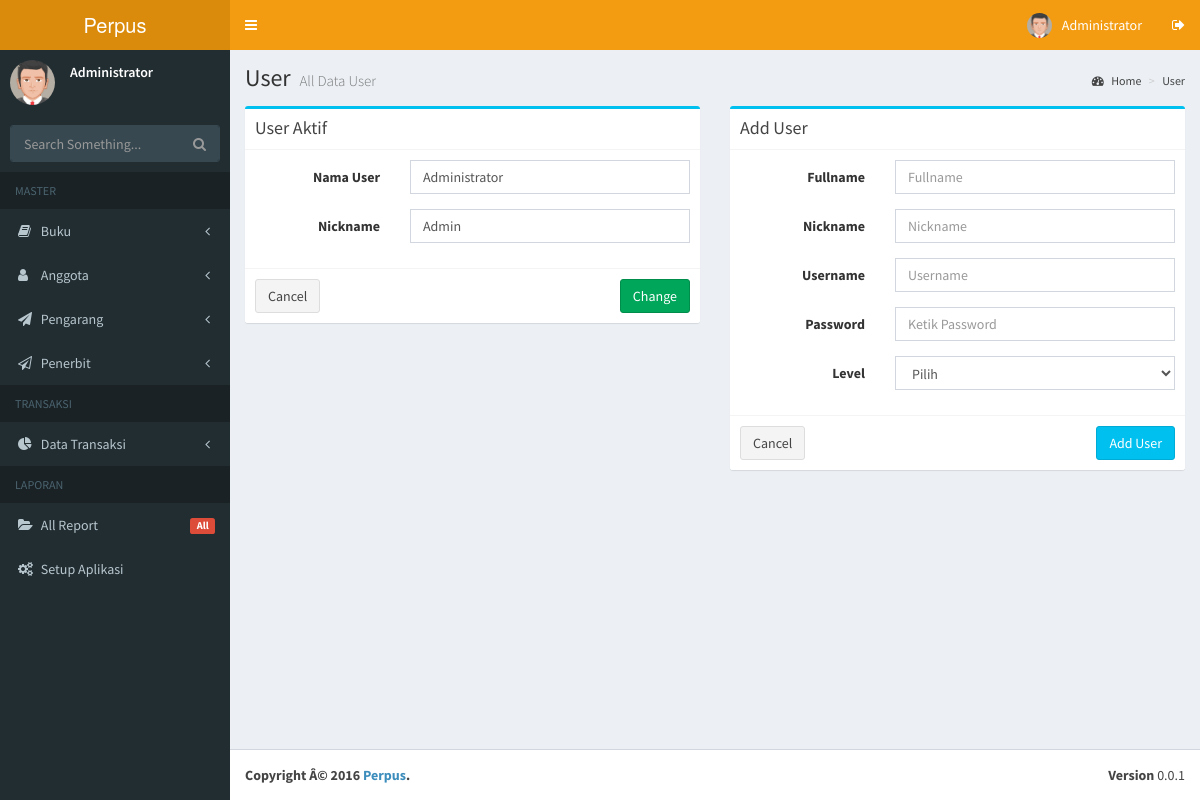
The app's page /admin.php?page=user (signed in) with its own data.
### tables this page shows
CREATE TABLE `setup` (
  `app_title` text NOT NULL,
  `app_version` text NOT NULL,
  `app_description` text NOT NULL,
  `app_footer` text NOT NULL,
  `app_theme` text NOT NULL
);

CREATE TABLE `tb_petugas` (
  `id` int(11) NOT NULL,
  `fullname` varchar(50) NOT NULL,
  `nickname` varchar(20) NOT NULL,
  `username` varchar(30) NOT NULL,
  `password` varchar(100) NOT NULL,
  `level` varchar(50) NOT NULL
);

### content/user.php (the view, shortened to what this page needs)
<?php
                            include('config/koneksi.php');
                            $result = mysqli_query($connect, "SELECT * FROM tb_petugas WHERE username='$_SESSION[username]'");
                            $row=mysqli_fetch_array($result);
                            ?>
      <div class="content-wrapper">
        <section class="content-header">
          <h1>
            User
            <small>All Data User</small>
          </h1>
          <ol class="breadcrumb">
            <li><a href="#"><i class="fa fa-dashboard"></i> Home</a></li>
            <li><a href="#">User</a></li>
          </ol>
        </section>
        <section class="content">
          <div class="row">
            <div class="col-md-6">
              <div class="box box-info">
                <div class="box-header with-border">
                  <h3 class="box-title">User Aktif</h3>
                </div>
                <form class="form-horizontal" action="excecute/user.php" method="post">
                  <div class="box-body">
					<div class="form-group">
                      <label class="col-sm-4 control-label">Nama User</label>
                      <div class="col-sm-8">
                        <input type="text" name="fullname" value="<?php echo $row['fullname'];?>" required="" class="form-control" placeholder="Nama Aplikasi">
                      </div>
                    </div>
					<div class="form-group">
                      <label class="col-sm-4 control-label">Nickname</label>
                      <div class="col-sm-8">
                        <input type="text" name="nickname" value="<?php echo $row['nickname'];?>" required="" class="form-control" placeholder="Version">
                      </div>
                    </div>
                  </div>
                  <div class="box-footer">
                    <a href="javascript:history.back()" class="btn btn-default">Cancel</a>
                    <button type="submit" name="changeuser" class="btn btn-success pull-right">Change</button>
                  </div>
                </form>
              </div>
            </div>
			<div class="col-md-6">
              <div class="box box-info">
                <div class="box-header with-border">
                  <h3 class="box-title">Add User</h3>
                </div>
                <form class="form-horizontal" action="excecute/user.php" method="post">
                  <div class="box-body">
					<div class="form-group">
                      <label class="col-sm-4 control-label">Fullname</label>
                      <div class="col-sm-8">
                        <input type="text" name="fname" required="" class="form-control" placeholder="Fullname">
                      </div>
                    </div>
					<div class="form-group">
                      <label class="col-sm-4 control-label">Nickname</label>
                      <div class="col-sm-8">
                        <input type="text" name="nname" required="" class="form-control" placeholder="Nickname">
                      </div>
                    </div>
					<div class="form-group">
                      <label class="col-sm-4 control-label">Username</label>
                      <div class="col-sm-8">
                        <input type="text" name="username" required="" class="form-control" placeholder="Username">
                      </div>
                    </div>
					<div class="form-group">
                      <label class="col-sm-4 control-label">Password</label>
                      <div class="col-sm-8">
                        <input type="password" name="password" required="" class="form-control" placeholder="Ketik Password">
                      </div>
                    </div>
					<div class="form-group">
                      <label class="col-sm-4 control-label">Level</label>
                      <div class="col-sm-8">
						<select class="form-control" name="level">
							<option selected="selected">Pilih</option>
						</select>
						</div>
					</div>
                  </div>
                  <div class="box-footer">
                    <a href="javascript:history.back()" class="btn btn-default">Cancel</a>
                    <button type="submit" name="adduser" class="btn btn-info pull-right">Add User</button>
                  </div>
                </form>
              </div>
            </div>
          </div>
        </section>
      </div>

### admin.php (shortened to what this page needs)
<?php
if(!isset($_SESSION['username'])){?>
<script>
window.location.replace("login.php");
</script>
<?php }else{
include "head.php";
$pages_dir = 'content';
        if(!empty($_GET['page'])){
            $pages = scandir($pages_dir, 0);
            unset($pages[0], $pages[1]);
            $p = $_GET['page'];
            if(in_array($p.'.php', $pages)){
                include($pages_dir.'/'.$p.'.php');
            } else {
                echo '<center><h1>404 Page Not Found</h1><hr></center>';
            }
        } else {
            include($pages_dir.'/home.php');
        }
include "footer.php";
}
?>

### head.php (shortened to what this page needs)
<?php
                            include('config/koneksi.php');
                            $appquery = mysqli_query($connect, "SELECT * FROM setup LIMIT 1");
                            $app=mysqli_fetch_array($appquery);
							              $level = $_SESSION['level'];
                            ?>
<!DOCTYPE html>
<html>
  <head>
    <link rel="stylesheet" href="bootstrap/css/bootstrap.min.css">
    <link rel="stylesheet" href="https://maxcdn.bootstrapcdn.com/font-awesome/4.4.0/css/font-awesome.min.css">
    <link rel="stylesheet" href="https://code.ionicframework.com/ionicons/2.0.1/css/ionicons.min.css">
    <link rel="stylesheet" href="plugins/datatables/dataTables.bootstrap.css">
    <link rel="stylesheet" href="dist/css/AdminLTE.min.css">
    <link rel="stylesheet" href="dist/css/skins/_all-skins.min.css">
    <link rel="stylesheet" href="plugins/select2/select2.min.css">
  </head>
  <body class="hold-transition <?php echo $app['app_theme'];?> layout-boxed">
    <div class="wrapper">
      <header class="main-header">
        <a href="admin.php" class="logo">
          <span class="logo-lg"><?php echo $app['app_title'];?></span>
        </a>
        <nav class="navbar navbar-static-top" role="navigation">
          <a href="#" class="sidebar-toggle" data-toggle="offcanvas" role="button">
          </a>
          <div class="navbar-custom-menu">
            <ul class="nav navbar-nav">
              <li class="dropdown user user-menu">
                <a href="#" class="dropdown-toggle" data-toggle="dropdown">
                  <img src="dist/img/avatar5.png" class="user-image" alt="User Image">
                  <span class="hidden-xs"><?php echo $_SESSION['nm_petugas']; ?></span>
                </a>
              </li>
              <li>
                <a href="logout.php"><i class="fa fa-sign-out"></i></a>
              </li>
            </ul>
          </div>
        </nav>
      </header>
      <aside class="main-sidebar">
        <section class="sidebar">
          <div class="user-panel">
            <div class="pull-left image">
              <img src="dist/img/avatar5.png" class="img-circle" alt="User Image">
            </div>
            <div class="pull-left info">
              <p><?php echo $_SESSION['nm_petugas']; ?></p>
            </div>
          </div>
          <form action="search.php" method="get" class="sidebar-form">
            <div class="input-group">
              <input type="text" name="q" class="form-control" placeholder="Search Something...">
              <span class="input-group-btn">
                <button type="submit" id="search-btn" class="btn btn-flat"><i class="fa fa-search"></i></button>
              </span>
            </div>
          </form>
          <?php if ($level == 'admin'){?>
		  <ul class="sidebar-menu">
		        <li class="header">MASTER</li>
			<li class="treeview">
              <a href="#">
                <i class="fa fa-book"></i>
                <span>Buku</span>
                <i class="fa fa-angle-left pull-right"></i>
              </a>
            </li>
			<li class="treeview">
              <a href="#">
                <i class="fa fa-user"></i>
                <span>Anggota</span>
                <i class="fa fa-angle-left pull-right"></i>
              </a>
            </li>
			<li class="treeview">
              <a href="#">
                <i class="fa fa-send"></i>
                <span>Pengarang</span>
                <i class="fa fa-angle-left pull-right"></i>
              </a>
            </li>
			<li class="treeview">
              <a href="#">
                <i class="fa fa-send-o"></i>
                <span>Penerbit</span>
                <i class="fa fa-angle-left pull-right"></i>
              </a>
            </li>
          </ul>
		  <?php } ?>
		  <ul class="sidebar-menu">
            <li class="header">TRANSAKSI</li>
			<li class="treeview">
              <a href="#">
                <i class="fa fa-pie-chart"></i>
                <span>Data Transaksi</span>
                <i class="fa fa-angle-left pull-right"></i>
              </a>
            </li>
          </ul>
		  <?php if ($level == 'admin'){?>
		  <ul class="sidebar-menu">
            <li class="header">LAPORAN</li>
                <li><a href="?page=report"><i class="fa fa-folder-open"></i> All Report <small class="label pull-right bg-red">All</small></a></li>
                <li><a href="?page=setup"><i class="fa fa-gears"></i> Setup Aplikasi </a></li>
          </ul>
		  <?php } ?>
        </section>
      </aside>

### footer.php (shortened to what this page needs)
<footer class="main-footer">
        <div class="pull-right hidden-xs">
          <b>Version</b> <?php echo $app['app_version'];?>
        </div>
        <strong><?php echo $app['app_footer'];?></strong>
      </footer>
    </div>
  </body>
</html>

### records on screen
setup: app_title "Perpus", app_version "0.0.1", app_footer "Copyright Â© 2016 Perpus ."
tb_petugas: fullname "Administrator", nickname "Admin"

### other values on screen
$_SESSION['nm_petugas'] "Administrator"
